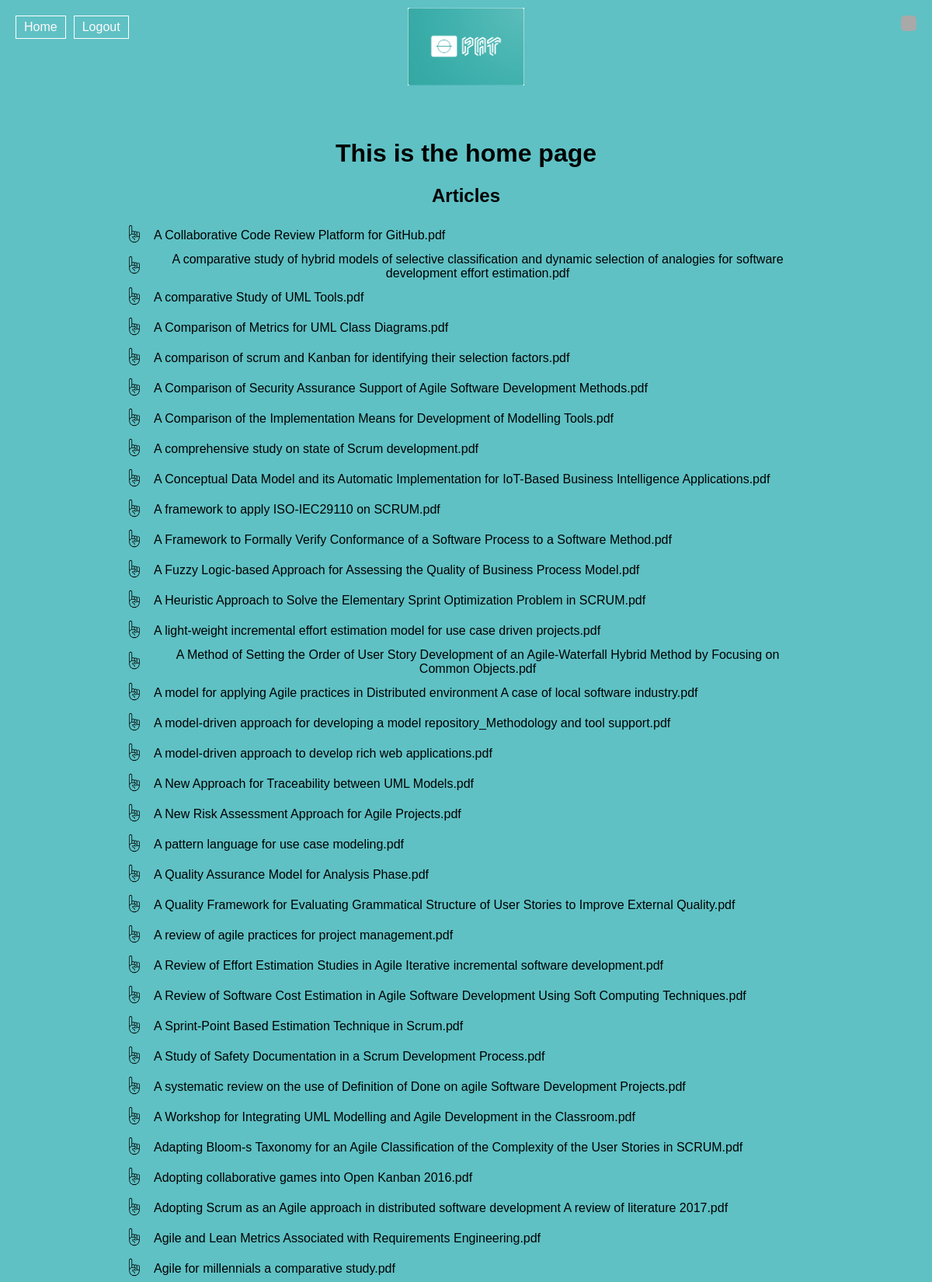
Screenshot of / (signed in, upper part) with the database file from the repository.
### website/models.py (models this page shows)
class Article(db.Model):
    id = db.Column(db.Integer, primary_key=True)
    name = db.Column(db.String(255), nullable=False)

### website/views.py (the view)
@views.route('/')
@login_required
def home():
    db_path = 'instance/database.db'  # Update with your database path
    articles = Article.query.all()  # Fetch articles from the database
    return render_template("home.html", user=current_user, articles=articles)

### website/__init__.py (called while the page is built)
def create_app():
    app = Flask(__name__)
    app.config['SECRET_KEY'] = 'hjshjhdjah kjshkjdhjs'
    app.config['SQLALCHEMY_DATABASE_URI'] = f'sqlite:///{DB_NAME}'
    db.init_app(app)
    from .views import views
    from .auth import auth
    app.register_blueprint(views, url_prefix='/')
    app.register_blueprint(auth, url_prefix='/')
    from .models import User
    create_database(app)
    login_manager = LoginManager()
    login_manager.login_view = 'auth.login'
    login_manager.init_app(app)
    @login_manager.user_loader
    def load_user(id):
        return User.query.get(int(id))
    return app

### website/templates/home.html (shortened to what this page needs)
{% extends "base.html" %}
{% block content %}
<h1>This is the home page</h1>
<div class="articles-list">
    <h2>Articles</h2>
    <ul id="articles">
        {% for article in articles %}
            <li id="article-{{ article.id }}" data-article-id="{{ article.id }}" {% if article.taken %}data-status="taken" data-owner="{{ article.owner_id }}"{% else %}data-status="available" data-owner=""{% endif %}>
                <span class="article-status">
                    {% if article.taken %}
                        <img src="../static/finger_side.png" alt="Article Taken" />
                    {% else %}
                        <img src="../static/finger_up.png" alt="Article Available" />
                    {% endif %}
                </span>
                <span class="article-name {% if article.taken and article.owner_id == current_user.id %}your-article{% endif %}">
                    {{ article.name }} {% if article.taken and article.owner_id == current_user.id %}(Your article){% endif %}
                </span>
            </li>
        {% else %}
            <li>No articles found.</li>
        {% endfor %}
    </ul>
</div>
{% endblock %}

### website/templates/base.html (style rules this page uses)
body { background-color: rgb(95, 193, 196); display: flex; min-height: 100vh; flex-direction: column; font-family: Arial, sans-serif; }
.articles-list ul { list-style-type: none; padding: 0; }
.articles-list li { display: flex; align-items: center; justify-content: flex-start; margin-bottom: 5px; }
.articles-list .article-status img { width: 30px; height: auto; margin-right: 10px; }
.articles-list .article-name { margin-right: 10px; }

### rows the page displays
Article: name "A Collaborative Code Review Platform for GitHub.pdf"
Article: name "A comparative study of hybrid models of selective classification and dynamic selection of analogies for software development effort estimation.pdf"
Article: name "A comparative Study of UML Tools.pdf"
Article: name "A Comparison of Metrics for UML Class Diagrams.pdf"
Article: name "A comparison of scrum and Kanban for identifying their selection factors.pdf"
Article: name "A Comparison of Security Assurance Support of Agile Software Development Methods.pdf"
Article: name "A Comparison of the Implementation Means for Development of Modelling Tools.pdf"
Article: name "A comprehensive study on state of Scrum development.pdf"
Article: name "A Conceptual Data Model and its Automatic Implementation for IoT-Based Business Intelligence Applications.pdf"
Article: name "A framework to apply ISO-IEC29110 on SCRUM.pdf"
Article: name "A Framework to Formally Verify Conformance of a Software Process to a Software Method.pdf"
Article: name "A Fuzzy Logic-based Approach for Assessing the Quality of Business Process Model.pdf"
Article: name "A Heuristic Approach to Solve the Elementary Sprint Optimization Problem in SCRUM.pdf"
Article: name "A light-weight incremental effort estimation model for use case driven projects.pdf"
Article: name "A Method of Setting the Order of User Story Development of an Agile-Waterfall Hybrid Method by Focusing on Common Objects.pdf"
Article: name "A model for applying Agile practices in Distributed environment A case of local software industry.pdf"
Article: name "A model-driven approach for developing a model repository_Methodology and tool support.pdf"
Article: name "A model-driven approach to develop rich web applications.pdf"
Article: name "A New Approach for Traceability between UML Models.pdf"
Article: name "A New Risk Assessment Approach for Agile Projects.pdf"
Article: name "A pattern language for use case modeling.pdf"
Article: name "A Quality Assurance Model for Analysis Phase.pdf"
Article: name "A Quality Framework for Evaluating Grammatical Structure of User Stories to Improve External Quality.pdf"
Article: name "A review of agile practices for project management.pdf"
Article: name "A Review of Effort Estimation Studies in Agile Iterative incremental software development.pdf"
Article: name "A Review of Software Cost Estimation in Agile Software Development Using Soft Computing Techniques.pdf"
Article: name "A Sprint-Point Based Estimation Technique in Scrum.pdf"
Article: name "A Study of Safety Documentation in a Scrum Development Process.pdf"
Article: name "A systematic review on the use of Definition of Done on agile Software Development Projects.pdf"
Article: name "A Workshop for Integrating UML Modelling and Agile Development in the Classroom.pdf"
Article: name "Adapting Bloom-s Taxonomy for an Agile Classification of the Complexity of the User Stories in SCRUM.pdf"
Article: name "Adopting collaborative games into Open Kanban 2016.pdf"
Article: name "Adopting Scrum as an Agile approach in distributed software development A review of literature 2017.pdf"
Article: name "Agile and Lean Metrics Associated with Requirements Engineering.pdf"
Article: name "Agile for millennials a comparative study.pdf"
